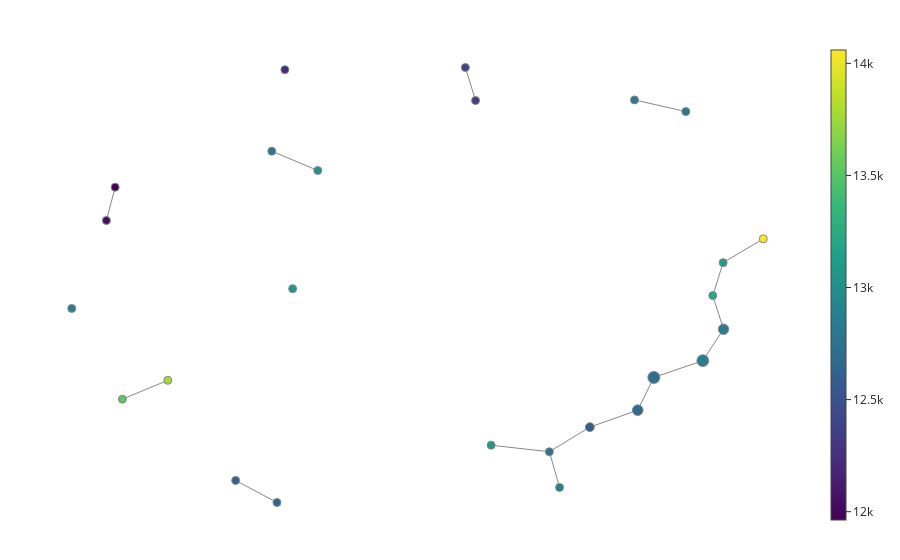

Notebook code cell kept with this figure:
### Code cell
fig = plot_static_mapper_graph(pipe, embeddingsF)
fig.show(config={'scrollZoom': True})

### Figure 1 — Plotly figure (JSON) as saved in the notebook; plotly's stock layout.template omitted (floating-point values rounded to 4 significant figures)
{"data": [{"hoverinfo": "none", "line": {"color": "#888", "width": 1}, "mode": "lines", "name": "edge_trace", "type": "scatter", "uid": "dca1c385-3570-4139-abb8-863be6ffc3c6", "x": [1.621, 1.781, null, 1.621, 1.146, null, 1.781, 2.266, null, 2.266, 2.471, null, -0.08828, 0.01291, null, 0.7449, 1.146, null, 0.7449, 0.846, null, 0.7449, 0.1672, null, 2.471, 2.365, null, 2.365, 2.468, null, -1.552, -2.007, null, -3.647, -3.56, null, 2.468, 2.865, null, -1.956, -2.366, null, -3.489, -3.038, null, 1.589, 2.097, null], "y": [-1.674, -1.146, null, -1.674, -1.948, null, -1.146, -0.875, null, -0.875, -0.3672, null, 3.858, 3.325, null, -2.346, -1.948, null, -2.346, -2.922, null, -2.346, -2.24, null, -0.3672, 0.1753, null, 0.1753, 0.7077, null, 2.195, 2.507, null, 1.389, 1.926, null, 0.7077, 1.091, null, -3.165, -2.81, null, -1.496, -1.192, null, 3.335, 3.147, null]}, {"hoverinfo": "text", "hovertext": ["Node ID: 0<br>Pullback set label: 4<br>Partial cluster label: 0<br>Node size: 5501<br>Summary statistic: 12700.0", "Node ID: 1<br>Pullback set label: 5<br>Partial cluster label: 0<br>Node size: 6971<br>Summary statistic: 12700.0", "Node ID: 2<br>Pullback set label: 0<br>Partial cluster label: 0<br>Node size: 419<br>Summary statistic: 12200.0", "Node ID: 3<br>Pullback set label: 6<br>Partial cluster label: 0<br>Node size: 6750<br>Summary statistic: 12900.0", "Node ID: 4<br>Pullback set label: 2<br>Partial cluster label: 0<br>Node size: 200<br>Summary statistic: 12400.0", "Node ID: 5<br>Pullback set label: 3<br>Partial cluster label: 0<br>Node size: 201<br>Summary statistic: 12300.0", "Node ID: 6<br>Pullback set label: 2<br>Partial cluster label: 1<br>Node size: 1932<br>Summary statistic: 12800.0", "Node ID: 7<br>Pullback set label: 3<br>Partial cluster label: 1<br>Node size: 3790<br>Summary statistic: 12600.0", "Node ID: 8<br>Pullback set label: 7<br>Partial cluster label: 0<br>Node size: 5275<br>Summary statistic: 12900.0", "Node ID: 9<br>Pullback set label: 8<br>Partial cluster label: 0<br>Node size: 3059<br>Summary statistic: 13200.0", "Node ID: 10<br>Pullback set label: 9<br>Partial cluster label: 0<br>Node size: 30<br>Summary statistic: 13000.0", "Node ID: 11<br>Pullback set label: 4<br>Partial cluster label: 1<br>Node size: 102<br>Summary statistic: 13000.0", "Node ID: 12<br>Pullback set label: 5<br>Partial cluster label: 1<br>Node size: 98<br>Summary statistic: 12800.0", "Node ID: 13<br>Pullback set label: 5<br>Partial cluster label: 2<br>Node size: 195<br>Summary statistic: 12000.0", "Node ID: 14<br>Pullback set label: 6<br>Partial cluster label: 1<br>Node size: 187<br>Summary statistic: 12000.0", "Node ID: 15<br>Pullback set label: 9<br>Partial cluster label: 1<br>Node size: 889<br>Summary statistic: 13100.0", "Node ID: 16<br>Pullback set label: 4<br>Partial cluster label: 2<br>Node size: 129<br>Summary statistic: 12800.0", "Node ID: 17<br>Pullback set label: 1<br>Partial cluster label: 0<br>Node size: 128<br>Summary statistic: 12900.0", "Node ID: 18<br>Pullback set label: 1<br>Partial cluster label: 1<br>Node size: 218<br>Summary statistic: 13100.0", "Node ID: 19<br>Pullback set label: 8<br>Partial cluster label: 1<br>Node size: 59<br>Summary statistic: 12600.0", "Node ID: 20<br>Pullback set label: 9<br>Partial cluster label: 2<br>Node size: 58<br>Summary statistic: 12600.0", "Node ID: 21<br>Pullback set label: 2<br>Partial cluster label: 2<br>Node size: 70<br>Summary statistic: 13500.0", "Node ID: 22<br>Pullback set label: 3<br>Partial cluster label: 2<br>Node size: 78<br>Summary statistic: 13800.0", "Node ID: 23<br>Pullback set label: 2<br>Partial cluster label: 3<br>Node size: 52<br>Summary statistic: 12800.0", "Node ID: 24<br>Pullback set label: 3<br>Partial cluster label: 3<br>Node size: 52<br>Summary statistic: 12800.0", "Node ID: 25<br>Pullback set label: 8<br>Partial cluster label: -1<br>Node size: 2<br>Summary statistic: 14100.0"], "marker": {"color": [12680.0, 12720.0, 12230.0, 12860.0, 12390.0, 12350.0, 12760.0, 12570.0, 12860.0, 13230.0, 13040.0, 13040.0, 12810.0, 12050.0, 11960.0, 13100.0, 12850.0, 12900.0, 13090.0, 12640.0, 12590.0, 13520.0, 13770.0, 12800.0, 12800.0, 14060.0], "colorbar": {"thickness": 15, "title": {"side": "right", "text": ""}, "xanchor": "left"}, "colorscale": [[0, "#440154"], [0.1111, "#482878"], [0.2222, "#3e4989"], [0.3333, "#31688e"], [0.4444, "#26828e"], [0.5556, "#1f9e89"], [0.6667, "#35b779"], [0.7778, "#6ece58"], [0.8889, "#b5de2b"], [1, "#fde725"]], "line": {"color": "#888", "width": 1}, "opacity": 1, "reversescale": false, "showscale": true, "size": [5501, 6971, 419, 6750, 200, 201, 1932, 3790, 5275, 3059, 30, 102, 98, 195, 187, 889, 129, 128, 218, 59, 58, 70, 78, 52, 52, 2], "sizemin": 4, "sizemode": "area", "sizeref": 96.82}, "mode": "markers", "name": "node_trace", "type": "scatter", "uid": "402169aa-1943-40a1-9356-fc822e9285d8", "x": [1.621, 1.781, -1.877, 2.266, -0.08828, 0.01291, 0.7449, 1.146, 2.471, 2.365, -1.801, -1.552, -2.007, -3.647, -3.56, 2.468, -3.991, 0.846, 0.1672, -1.956, -2.366, -3.489, -3.038, 1.589, 2.097, 2.865], "y": [-1.674, -1.146, 3.823, -0.875, 3.858, 3.325, -2.346, -1.948, -0.3672, 0.1753, 0.2865, 2.195, 2.507, 1.389, 1.926, 0.7077, -0.03203, -2.922, -2.24, -3.165, -2.81, -1.496, -1.192, 3.335, 3.147, 1.091]}], "layout": {"autosize": false, "hovermode": "closest", "margin": {"b": 20, "l": 5, "r": 5, "t": 40}, "showlegend": false, "title": {"text": ""}, "xaxis": {"showgrid": false, "showline": false, "showticklabels": false, "ticks": "", "title": {"text": ""}, "zeroline": false}, "yaxis": {"showgrid": false, "showline": false, "showticklabels": false, "ticks": "", "title": {"text": ""}, "zeroline": false}}}
